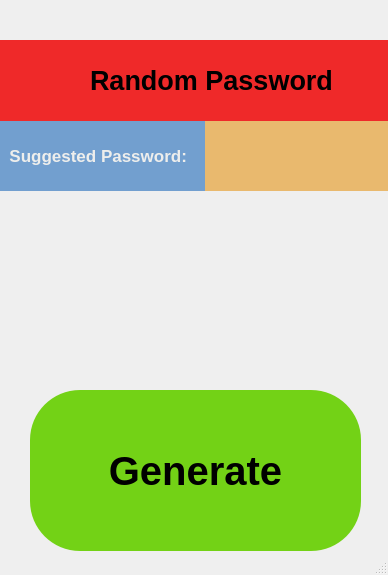
<?xml version="1.0" encoding="UTF-8"?>
<ui version="4.0">
 <class>MainWindow</class>
 <widget class="QMainWindow" name="MainWindow">
  <property name="geometry">
   <rect>
    <x>0</x>
    <y>0</y>
    <width>388</width>
    <height>575</height>
   </rect>
  </property>
  <property name="windowTitle">
   <string>MainWindow</string>
  </property>
  <widget class="QWidget" name="centralwidget">
   <widget class="QPushButton" name="generate">
    <property name="geometry">
     <rect>
      <x>30</x>
      <y>390</y>
      <width>331</width>
      <height>161</height>
     </rect>
    </property>
    <property name="font">
     <font>
      <pointsize>30</pointsize>
      <weight>75</weight>
      <bold>true</bold>
     </font>
    </property>
    <property name="styleSheet">
     <string notr="true">background-color: rgb(115, 210, 22);
color: rgb(0, 0, 0);
border-radius: 50px;</string>
    </property>
    <property name="text">
     <string>Generate</string>
    </property>
   </widget>
   <widget class="QLabel" name="password_show">
    <property name="geometry">
     <rect>
      <x>204</x>
      <y>120</y>
      <width>191</width>
      <height>71</height>
     </rect>
    </property>
    <property name="font">
     <font>
      <pointsize>13</pointsize>
      <weight>75</weight>
      <bold>true</bold>
     </font>
    </property>
    <property name="styleSheet">
     <string notr="true">color: rgb(32, 74, 135);
background-color: qlineargradient(spread:pad, x1:0, y1:0, x2:1, y2:0, stop:0 rgba(9, 41, 4, 255), stop:0.085 rgba(2, 79, 0, 255), stop:0.19 rgba(50, 147, 22, 255), stop:0.275 rgba(236, 191, 49, 255), stop:0.39 rgba(243, 61, 34, 255), stop:0.555 rgba(135, 81, 60, 255), stop:0.667 rgba(121, 75, 255, 255), stop:0.825 rgba(164, 255, 244, 255), stop:0.885 rgba(104, 222, 71, 255), stop:1 rgba(93, 128, 0, 255));
background-color: rgb(233, 185, 110);</string>
    </property>
    <property name="text">
     <string/>
    </property>
   </widget>
   <widget class="QLabel" name="passwordbuyrugi">
    <property name="geometry">
     <rect>
      <x>0</x>
      <y>120</y>
      <width>205</width>
      <height>71</height>
     </rect>
    </property>
    <property name="font">
     <font>
      <pointsize>13</pointsize>
      <weight>75</weight>
      <bold>true</bold>
     </font>
    </property>
    <property name="styleSheet">
     <string notr="true">background-color: rgb(114, 159, 207);
color: rgb(238, 238, 236);</string>
    </property>
    <property name="text">
     <string>  Suggested Password: </string>
    </property>
   </widget>
   <widget class="QLabel" name="nom">
    <property name="geometry">
     <rect>
      <x>0</x>
      <y>40</y>
      <width>391</width>
      <height>81</height>
     </rect>
    </property>
    <property name="font">
     <font>
      <pointsize>20</pointsize>
      <weight>75</weight>
      <bold>true</bold>
      <underline>false</underline>
      <strikeout>false</strikeout>
      <stylestrategy>PreferAntialias</stylestrategy>
      <kerning>true</kerning>
     </font>
    </property>
    <property name="styleSheet">
     <string notr="true">color: rgb(0, 0, 0);
background-color: rgb(239, 41, 41);</string>
    </property>
    <property name="text">
     <string>            Random Password</string>
    </property>
   </widget>
  </widget>
  <widget class="QStatusBar" name="statusbar"/>
  <action name="actionNew_File">
   <property name="text">
    <string>New File</string>
   </property>
  </action>
  <action name="actionOpen_File">
   <property name="text">
    <string>Open File</string>
   </property>
  </action>
  <action name="actionSave">
   <property name="text">
    <string>Save</string>
   </property>
  </action>
  <action name="actionSave_as">
   <property name="text">
    <string>Save As...</string>
   </property>
  </action>
  <action name="actionSave_all">
   <property name="text">
    <string>Save All</string>
   </property>
  </action>
  <action name="actionPrint">
   <property name="text">
    <string>Print</string>
   </property>
  </action>
  <action name="actionPrint_Preview">
   <property name="text">
    <string>Print Preview</string>
   </property>
  </action>
  <action name="actionExport_PDF">
   <property name="text">
    <string>Export PDF</string>
   </property>
  </action>
  <action name="actionCopy">
   <property name="text">
    <string>Copy</string>
   </property>
  </action>
  <action name="actionPaste">
   <property name="text">
    <string>Cut</string>
   </property>
  </action>
  <action name="actionPaste_2">
   <property name="text">
    <string>Paste</string>
   </property>
  </action>
  <action name="actionAbout_dev">
   <property name="text">
    <string>About dev</string>
   </property>
  </action>
 </widget>
 <resources/>
 <connections/>
</ui>
